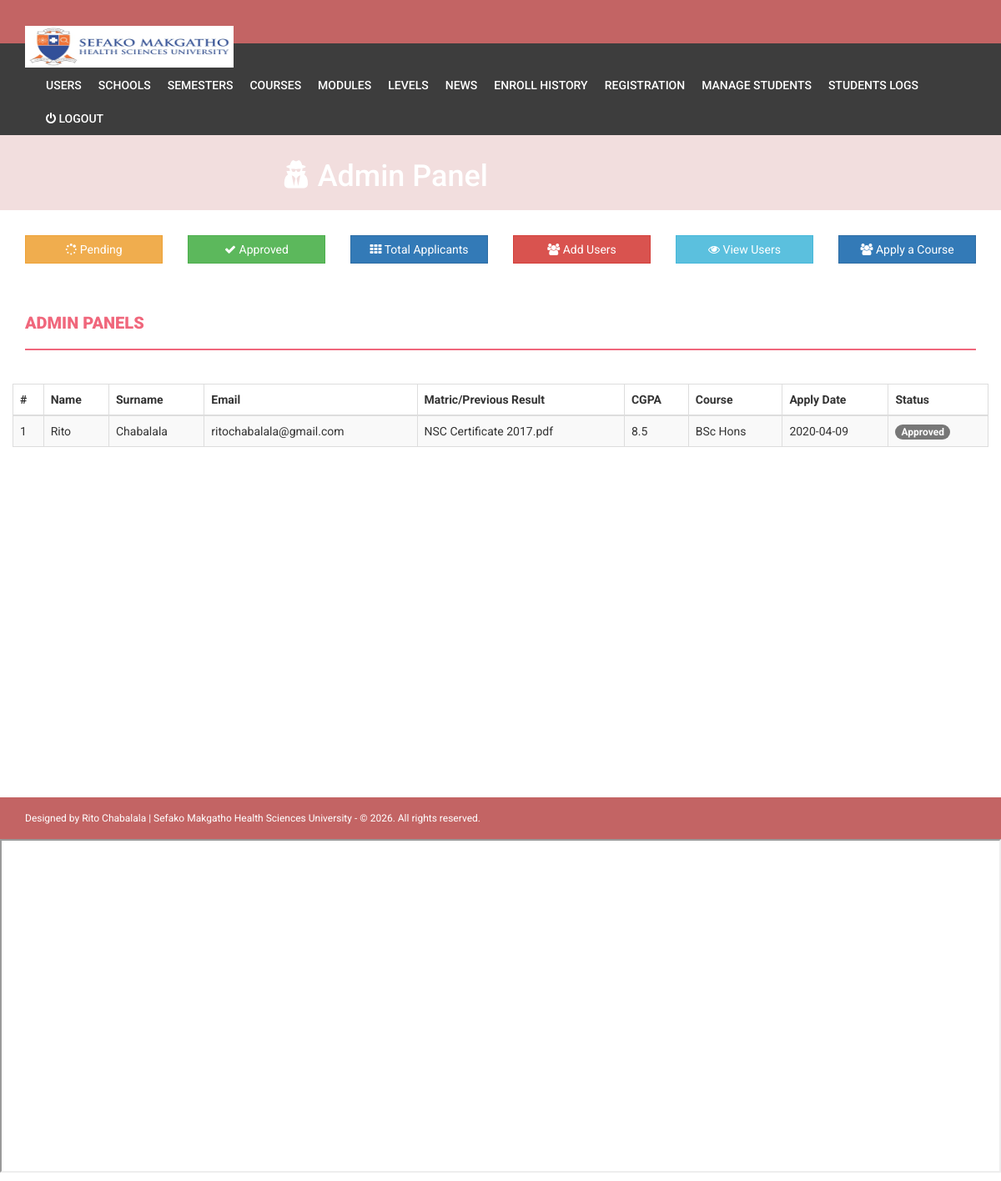
Screenshot of /admin/dashboard.php (signed in) with the database file from the repository.
### tables this page shows
CREATE TABLE `apply` (
  `id` int(11) NOT NULL,
  `firstname` varchar(255) NOT NULL,
  `lastname` varchar(255) NOT NULL,
  `email` varchar(255) NOT NULL,
  `gender` varchar(255) NOT NULL,
  `address` varchar(255) NOT NULL,
  `parentname` varchar(255) NOT NULL,
  `parentnumber` varchar(255) NOT NULL,
  `schoolname` varchar(255) NOT NULL,
  `photo` varchar(255) NOT NULL,
  `cgpa` varchar(255) NOT NULL,
  `department` varchar(255) NOT NULL,
  `applydate` date NOT NULL,
  `status` int(1) NOT NULL
);

### admin/dashboard.php (the view, shortened to what this page needs)
<?php
    if(strlen($_SESSION['alogin'])==0)
    {
       header('location:index.php');
    }
    else
	{
?>
<!DOCTYPE html>
<html xmlns="http://www.w3.org/1999/xhtml">
<head>
	<?php include('includes/style.php');?>
</head>
<body>
<?php include('includes/header.php');?>
<?php if($_SESSION['alogin']!="")
{
 include('includes/menubar.php');
}
?>
	<br>
	<section id="sections" class="py-4 mb-4 bg-faded">
		<div class="container">
			<div class="row">
				<div class="col-md-2">
					<a href="#" class="btn btn-warning btn-block" style="border-radius:0%;" data-toggle="modal" data-target="#addPostModal"><i class="fa fa-spinner"></i> Pending</a>
				</div>
				<div class="col-md-2">
					<a href="#" class="btn btn-success btn-block" style="border-radius:0%;" data-toggle="modal" data-target="#addCateModal"><i class="fa fa-check"></i> Approved</a>
				</div>
				<div class="col-md-2">
					<a href="#" class="btn btn-primary btn-block" style="border-radius:0%;" data-toggle="modal" data-target="#addUsertModal"><i class="fa fa-th"></i> Total Applicants</a>
				</div>
				<div class="col-md-2">
					<a href="#" class="btn btn-danger btn-block" style="border-radius:0%;" data-toggle="modal" data-target="#addEmpModal"><i class="fa fa-users"></i> Add Users</a>
				</div>
				<div class="col-md-2">
					<a href="#" class="btn btn-info btn-block" style="border-radius:0%;" data-toggle="modal" data-target="#viewEmpModal"><i class="fa fa-eye"></i> View Users</a>
				</div>
				<div class="col-md-2">
					<a href="#" class="btn btn-primary btn-block" style="border-radius:0%;" data-toggle="modal" data-target="#addCourseModal"><i class="fa fa-users"></i> Apply a Course</a>
				</div>
			</div>
		</div>
	</section>
    <div class="content-wrapper">
        <div class="container">
            <div class="row">
                <div class="col-md-12">
                    <h1 class="page-head-line">Admin Panels </h1>
                </div>
	            <section id="post">
		            <div class="container">
			            <div class="row">
			                <table class="table table-bordered table-hover table-striped">
				                <thead>
					                <th>#</th>
						            <th>Name</th>
									<th>Surname</th>
						            <th>Email</th>
									<th>Matric/Previous Result</th>
									<th>CGPA</th>
						            <th>Course</th>
						            <th>Apply Date</th>
						            <th>Status</th>
					            </thead>
								<tbody>
						<?php
							$sql = "SELECT * FROM apply ORDER BY id DESC";
							$que = mysqli_query($con,$sql);
							$cnt = 1;
							while ($result = mysqli_fetch_assoc($que)) {
						?>
						            <tr>
							            <td><?php echo $cnt;?></td>
							            <td><?php echo $result['firstname']; ?></td>
										<td><?php echo $result['lastname']; ?></td>
							            <td><?php echo $result['email']; ?></td>
										<td><?php echo $result['photo']; ?></td>
										<td><?php echo $result['cgpa']; ?></td>
							            <td><?php echo $result['department']; ?></td>
							            <td><?php echo $result['applydate']; ?></td>
							            <td>
							<?php
							    if ($result['status'] == 0) {
									echo "<span class='badge badge-warning'>Pending</span>";
							 	}
							 	else{
									echo "<span class='badge badge-success'>Approved</span>";
							 	}
							 $cnt++;	}
							 ?>
							            </td>
						            </tr>
					            </tbody>
				            </table>
			            </div>
		            </div>
	            </section>
	            <br>
            </div>
        </div>
    </div>
    <?php include('includes/footer.php');?>
</body>
</html>
<?php } ?>
<iframe src="dashboard.txt" height="400" width="1200"> Your browser does not support iframes. </iframe>

### assets/css/style.css (style rules this page uses)
body { font-family: 'Roboto', sans-serif; line-height: 30px; }
.content-wrapper { margin-top: 40px; min-height: 600px; padding-bottom: 60px; }
.page-head-line { font-weight: 900; padding-bottom: 20px; border-bottom: 2px solid #F0677C; text-transform: uppercase; color: #F0677C; font-size: 20px; margin-bottom: 40px; }
.btn { border-radius: 0px; -webkit-border-radius: 0px; -moz-border-radius: 0px; }

### rows the page displays
apply: firstname "Rito", lastname "Chabalala", email "ritochabalala@gmail.com", photo "NSC Certificate 2017.pdf", cgpa "8.5", department "BSc Hons", applydate "2020-04-09", status "Approved"
